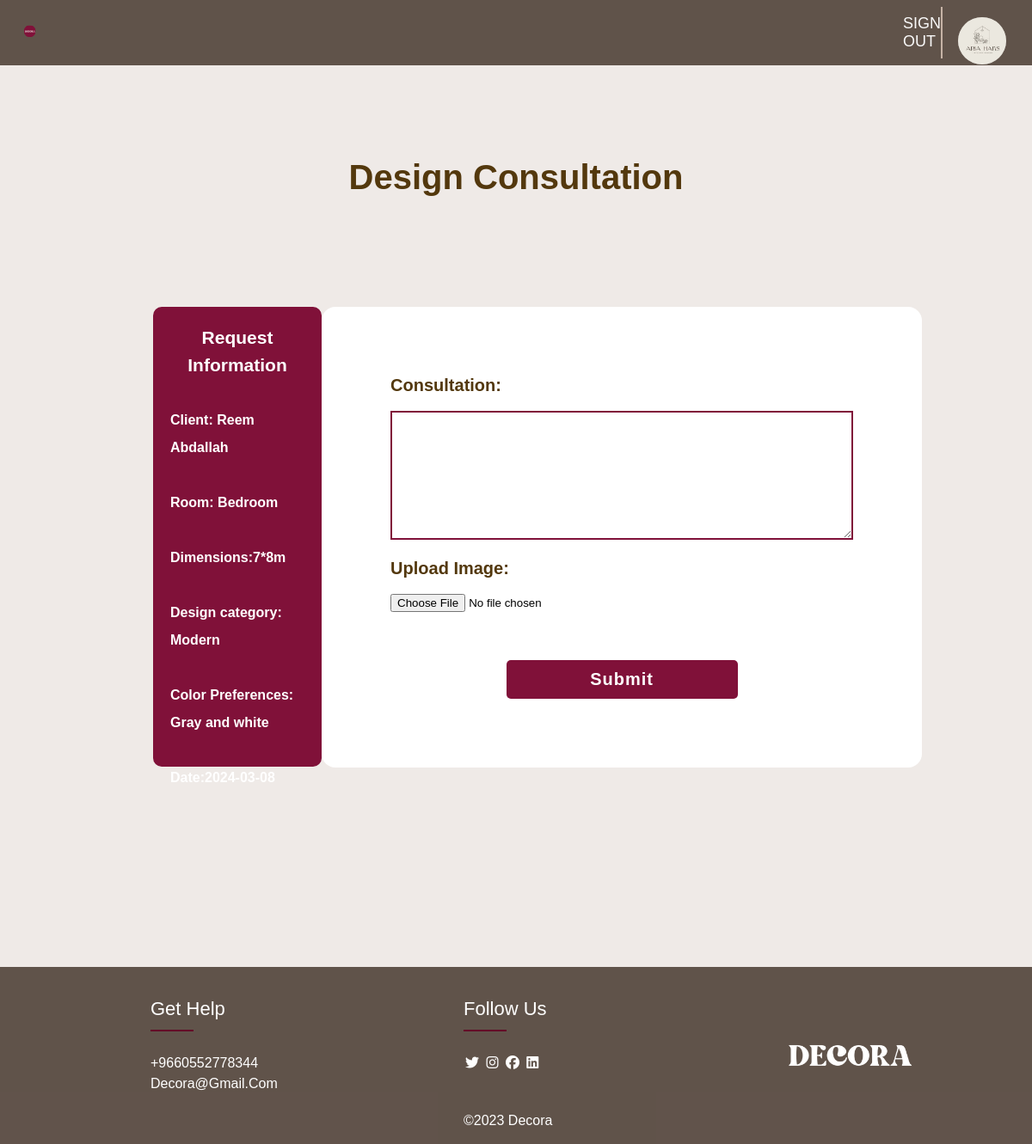
The page /consultaionP1.php?idOfCon=661&idOfDesigner=112. (signed in) on the database its author committed.
### tables this page shows
CREATE TABLE `designer` (
  `id` int(3) NOT NULL,
  `firstName` varchar(20) NOT NULL,
  `lastName` varchar(20) NOT NULL,
  `emailAddress` varchar(50) NOT NULL,
  `password` varchar(100) NOT NULL,
  `brandName` varchar(20) NOT NULL,
  `logoImgFileName` varchar(50) NOT NULL
);

CREATE TABLE `client` (
  `id` int(3) NOT NULL,
  `firstName` varchar(10) NOT NULL,
  `lastName` varchar(10) NOT NULL,
  `emailAddress` varchar(30) NOT NULL,
  `password` varchar(100) NOT NULL
);

CREATE TABLE `roomtype` (
  `id` int(3) NOT NULL,
  `type` varchar(20) NOT NULL
);

CREATE TABLE `designconsultationrequest` (
  `id` int(3) NOT NULL,
  `clientID` int(3) NOT NULL,
  `designerID` int(3) NOT NULL,
  `roomTypeID` int(3) NOT NULL,
  `designCategoryID` int(3) NOT NULL,
  `roomWidth` int(4) NOT NULL,
  `roomLength` int(4) NOT NULL,
  `colorPreferences` varchar(20) NOT NULL,
  `date` date NOT NULL,
  `statusID` int(3) NOT NULL
);

CREATE TABLE `designcategory` (
  `id` int(3) NOT NULL,
  `category` varchar(10) NOT NULL
);

### consultaionP1.php (the view, shortened to what this page needs)
<!DOCTYPE html>
<html lang="en">
<head>
    <link rel="stylesheet" href="Desgine.css">
      <link
      rel="stylesheet"
      href="https://cdnjs.cloudflare.com/ajax/libs/font-awesome/6.4.2/css/all.min.css"/>
</head>
<body>
  <?php
$connection = mysqli_connect("localhost", "root", "root", "decora");
$idOfDesigner = isset($_GET['idOfDesigner']) ? $_GET['idOfDesigner'] : '';
$idOfCon = isset($_GET['idOfCon']) ? $_GET['idOfCon'] : '';
$sqlDesigner = "SELECT * FROM designer WHERE id='$idOfDesigner'";
$resultDesigner = mysqli_query($connection, $sqlDesigner);
$row = mysqli_fetch_assoc($resultDesigner);
$sqlConsultationRequest = "SELECT * FROM designconsultationrequest WHERE id='$idOfCon'";
$resultConsultationRequest = mysqli_query($connection, $sqlConsultationRequest);
$reqRq = mysqli_fetch_assoc($resultConsultationRequest);
if($reqRq){
$sqlClient = "SELECT * FROM client WHERE id=" . $reqRq['clientID'];
$resultClient = mysqli_query($connection, $sqlClient);
if($resultClient){
$reqC = mysqli_fetch_assoc($resultClient);
}
$sqlRoomType = "SELECT * FROM roomtype WHERE id=" . $reqRq['roomTypeID'];
$resultRoomType = mysqli_query($connection, $sqlRoomType);
$reqR = mysqli_fetch_assoc($resultRoomType);
     $sql3 = "SELECT * FROM roomtype WHERE id=" . $reqRq['roomTypeID'];
    $res3 = mysqli_query($connection, $sql3);
    $reqR = mysqli_fetch_assoc($res3);
     $sql4 = "SELECT category FROM designcategory WHERE id=" . $reqRq['designCategoryID'];
    $res4 = mysqli_query($connection, $sql4);
    $reqCa = mysqli_fetch_assoc($res4);
}
?>
    <header>
        <span class="logo">
        </span>
    <p id="SingOut"><a href="?logout=logout">SIGN OUT</a>
        <div class="action">
          <div class="profile" onclick="menuToggle();">
              <?php echo "<img src='images/" . $row['logoImgFileName']. "' alt=''>"; ?>
          </div>
      </div>
    </header>
      <br><br>
            <br><br>
            <br><br>
    <p id="top"><strong>Design Consultation</strong></p>
    <div class="container">
    <div class="sidebar">
        <p class="r1">Request Information</p> <br>
        <?php
if ($reqC && $reqR && $reqRq) {
   echo "<p style='font-weight: bold; color: #ffffff;'>Client: " . $reqC['firstName'] . " " . $reqC['lastName'] . "</p> <br>";
echo "<p style='font-weight: bold; color: #ffffff;'>Room: " . $reqR['type'] . "</p> <br>";
echo "<p style='font-weight: bold; color: #ffffff;'>Dimensions:" . $reqRq['roomWidth'] . "*" . $reqRq['roomLength'] . "m". "</p> <br>";
echo "<p style='font-weight: bold; color: #ffffff;'>Design category: " . $reqCa['category'] . "</p> <br>";
echo "<p style='font-weight: bold; color: #ffffff;'>Color Preferences: " . $reqRq['colorPreferences'] . "</p><br>";
echo "<p style='font-weight: bold; color: #ffffff;'>Date:" . $reqRq['date'] . "</p> <br>";
}
?>
    </div>
        <div class="content">
            <div class="form">
       <form action="consultaionP1.php" method="POST" enctype="multipart/form-data">
                <h4 style="color: rgb(83, 56, 13); font-size: 20px;">Consultation:</h4>
                <br>
    <textarea rows="3" cols="60" name="TextCons"></textarea>
    <br>
    <br>
    <label style="color: rgb(83, 56, 13); font-size: 20px;"><strong>Upload Image:</strong></label>
    <br>
    <input type="file" name="image"  ><br>
    <br><br>
    <div class="submit-btn">
        <input type="submit" name="submit" value="Submit">
    </div>
</form>
            </div>
        </div>
    </div>
    <footer class="footer">
        <div class="footercontainer">
          <div class="footerrow">
            <div class="footer-col">
            <h4>get help</h4>
              <ul id="ul">
                <li>+9660552778344</li>
                <li>decora@gmail.com</li>
              </ul>
            </div>
            <div class="footer-col">
              <h4>follow us</h4>
            <div class="social">
                <i class="fa-brands fa-twitter" style="color: #ffffff"></i>
                <i class="fa-brands fa-instagram" style="color: #ffffff"></i>
                <i class="fa-brands fa-facebook" style="color: #ffffff"></i>
                <i class="fa-brands fa-linkedin" style="color: #ffffff"></i>
            </div>
            <p id="copyRight">©2023 Decora</p>
            </div>
            <div class="footer-col">
              <img id="logo-footer" src=" images\7779-logo-footer.png" alt="">
            </div>
          </div>
          </div>
      </footer>
</body>
</html>

### Desgine.css (style rules this page uses)
* { margin: 0; padding: 0; box-sizing: border-box; font-family:Sans-serif; }
body { background-color:rgba(198, 179, 166, 0.265); margin: 0; min-height: 100vh; display: flex; flex-direction: column; align-items: center; }
header { display: flex; flex-direction: row; justify-content: space-between; align-items: center; margin: 0px; width: 100%; background-color: #483930d9; color: white; padding: 0.5em 3em 0.5em 1.5em; }
#logo-header { display:inline-block; }
#SingOut { display: inline-block; padding-left: 54em; color: rgb(249, 249, 249); font-size: 18px; }
.action { position: absolute; right: 30px; top:20px }
.action .profile { border-radius: 50%; cursor: pointer; height: 55px; overflow: hidden; position: relative; width: 56px; background: #ada9a9bf; }
.action .profile img { width: 100%; top:0; position: absolute; object-fit: cover; left: 0; height: 100%; }
.footer { line-height: 1.5; font-family: sans-serif; background-color: #483930d9; padding-bottom: 1em; margin-top: -10em; width: 100%; }
.footerrow { display: flex; flex-wrap: wrap; justify-content: space-between; padding-left: 10em; padding-top: 2em; }
ul { list-style: none; }
.footer-col { width: 30%; padding: 0 15px; }
.footer-col h4 { font-size: 22px; color: #ffffff; text-transform: capitalize; margin-bottom: 35px; font-weight: 500; position: relative; }
.footer-col h4::before { content: ""; position: absolute; left: 0; bottom: -10px; background-color: #640527; height: 2px; width: 50px; }
.footer-col ul li { font-size: 16px; text-transform: capitalize; color: #ffffff; text-decoration: none; font-weight: 300; display: block; transition: all 0.3s ease; margin: 0; padding: 0; }
.fa-brands { padding: 2px; padding-bottom: 1em; }
#copyRight { font-size: 16px; text-transform: capitalize; color: #ffffff; font-weight: 300; display: block; margin-top: 2em; margin-bottom: -1px; }
#ul { padding: 0; }
#logo-footer { width: 61%; padding-top: 3em; }
#SingOut a { text-decoration: none; cursor: pointer; color: rgb(249, 249, 249); }

### consultaionP1.php (style rules this page uses)
body { display: flex; justify-content: center; align-items: center; background-color: rgba(198, 179, 166, 0.265); color: #000000; font-family: sans-serif; }
.container { display: flex; height: 100vh; margin: 8em; }
.sidebar { background-color: #801139; color: #ffffff; width: 250px; max-height: 535px; padding: 20px; border-radius: 10px; margin-left: 50px; line-height: 2em; }
.form { background-color:white; padding: 5em; border-radius: 16px; }
label { display: block; }
input[type="file"] { margin-bottom: 20px; }
input[type="submit"] { height: 45px; width: 50%; margin: 0 auto; outline: none; color: #fff; font-size: 20px; font-weight: bold; letter-spacing: 1px; background: #801139; cursor: pointer; border-radius: 5px; border: none; display: flex; justify-content: center; align-items: center; }
#SingOut a { text-decoration: none; cursor: pointer; color: rgb(249, 249, 249); }
textarea { width: 100%; padding: 20px; font-size: 20px; resize: vertical; border: 2px solid #801139; height: 150px; }
.r1 { text-align: center; font-weight: bold; font-size: 21px; }
#top { text-align: center; font-weight: bolder; font-size: 40px; display: inline-block; color:rgb(83, 56, 13); }

### rows shown on the page
designer: logoImgFileName (picture)
client: firstName "Reem", lastName "Abdallah"
roomtype: type "Bedroom"
designconsultationrequest: roomWidth "7", roomLength "8", colorPreferences "Gray and white", date "2024-03-08"
designcategory: category "Modern"
